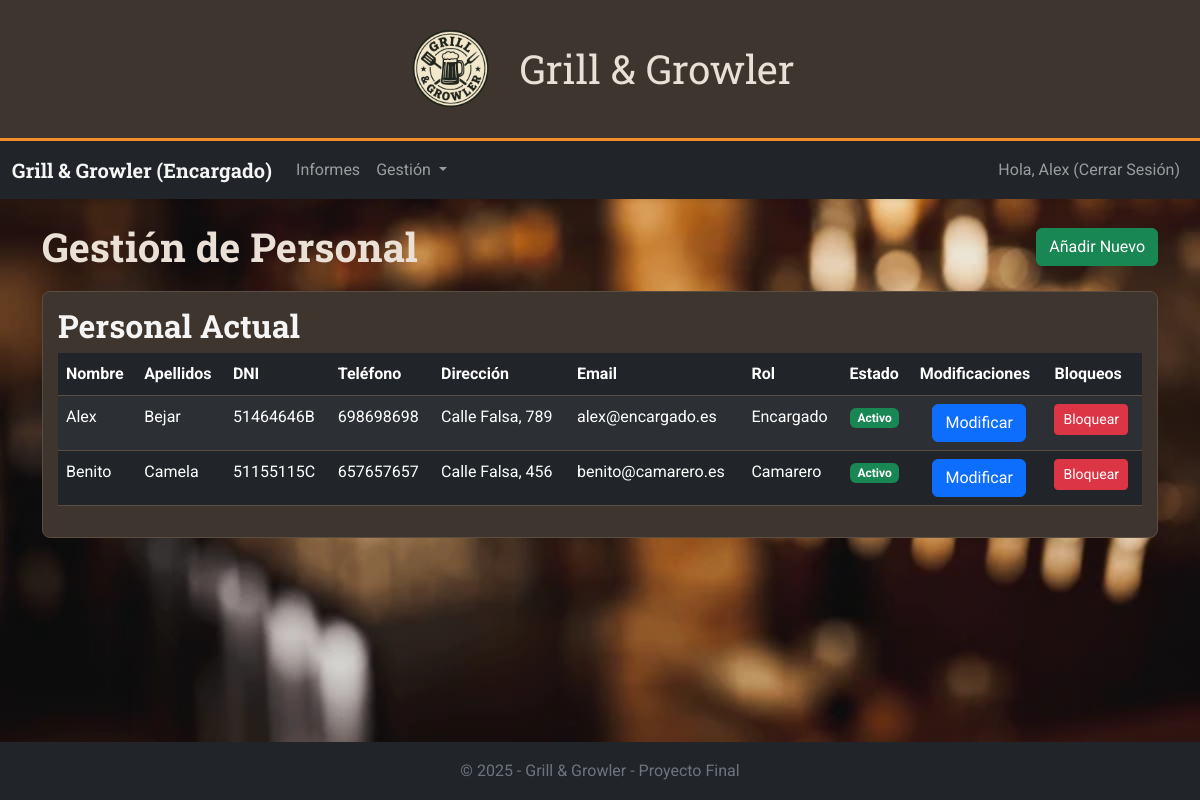
The app's page /Bootstrap/encargado/gestion_personal.php (signed in) with its own data.
### tables this page shows
CREATE TABLE `usuarios` (
  `dni` varchar(10) NOT NULL,
  `nombre` varchar(50) NOT NULL,
  `apellidos` varchar(50) NOT NULL,
  `telefono` varchar(50) NOT NULL,
  `direccion` varchar(50) NOT NULL,
  `email` varchar(50) NOT NULL,
  `passwd` varchar(50) NOT NULL,
  `rol` int(11) NOT NULL COMMENT '1-encargado\r\n2-empleado\r\n3-cliente',
  `estado` tinyint(1) NOT NULL
);

### Bootstrap/encargado/gestion_personal.php (the view, shortened to what this page needs)
<?php
include("../includes/conexion.php");
?>
<!DOCTYPE html>
<html lang="es">
<head>
    <link rel="stylesheet" href="../css/bootstrap.min.css">
    <link rel="stylesheet" href="../css/style.css">
</head>
<body class="d-flex flex-column min-vh-100">
    <?php
    include '../includes/header.php';
    include 'navbar_encargado.php';
    ?>
    <main class="container mt-4 flex-grow-1">
        <div class="d-flex justify-content-between align-items-center mb-3">
            <h1 class="titulo" style="margin-top: 0; margin-bottom: 0;">Gestión de Personal</h1>
            <button class="btn btn-success" data-bs-toggle="collapse" data-bs-target="#collapseAnadir">
                Añadir Nuevo
            </button>
        </div>
        <div class="caja">
            <h2>Personal Actual</h2>
            <div class="table-responsive">
                <table class="table table-dark table-striped table-hover">
                    <thead>
                        <tr>
                            <th>Nombre</th>
                            <th>Apellidos</th>
                            <th>DNI</th>
                            <th>Teléfono</th>
                            <th>Dirección</th>
                            <th>Email</th>
                            <th>Rol</th>
                            <th>Estado</th>
                            <th>Modificaciones</th>
                            <th>Bloqueos</th>
                        </tr>
                    </thead>
                    <tbody>
                        <?php
                        $consulta_productos = "SELECT * FROM usuarios WHERE rol=1 OR rol=2 ORDER BY rol";
                        $result = mysqli_query($conn, $consulta_productos);
                        if (mysqli_num_rows($result) > 0) {
                            while ($row = mysqli_fetch_array($result)) {
                                $nombre = $row['nombre'];
                                $apellidos = $row['apellidos'];
                                $dni = $row['dni'];
                                $telefono = $row['telefono'];
                                $direccion = $row['direccion'];
                                $email = $row['email'];
                                if ($row['rol'] == 1) {
                                    $rol = "Encargado";
                                } else {
                                    $rol = "Camarero";
                                }
                                if ($row['estado'] == 0) {
                                    $estado = 'Activo';
                                    $color = 'success';
                                    $bloquear = false;
                                } else {
                                    $estado = 'Bloqueado';
                                    $color = 'danger';
                                    $bloquear = true;
                                }
                                echo "<tr>";
                                echo "<td>" . ($nombre) . "</td>";
                                echo "<td>" . ($apellidos) . "</td>";
                                echo "<td>" . ($dni) . "</td>";
                                echo "<td>" . ($telefono) . "</td>";
                                echo "<td>" . ($direccion) . "</td>";
                                echo "<td>" . ($email) . "</td>";
                                echo "<td>" . ($rol) . "</td>";
                                echo "<td><span class='badge bg-" . $color . "'>" . ($estado) . "</td>";
                                echo "<td class='text-center'>
                                        <button type='button' class='btn btn-primary' data-bs-toggle='modal' data-bs-target='#modalModificar$dni'>
                                            Modificar
                                        </button>
                                    </td>";
                                echo "<td>
                                        <form action='gestion_personal.php' method='POST'>
                                            <input type='hidden' name='dni' value='$dni'>";
                                if (!$bloquear) {
                                    echo "<button type='submit' name='bloquear' class='btn btn-danger btn-sm'>Bloquear</button>";
                                } else {
                                    echo "<button type='submit' name='activar' class='btn btn-success btn-sm'>Activar</button>";
                                }
                                echo "</form>
                                        </td>";
                                echo "</tr>";
                            }
                        }
                        ?>
                    </tbody>
                </table>
            </div>
        </div>
    </main>
    <?php include '../includes/footer.php'; ?>
</body>
</html>

### records on screen
usuarios: nombre "Alex", apellidos "Bejar", dni "51464646B", telefono "698698698", direccion "Calle Falsa, 789", email "alex@encargado.es", rol "Encargado", estado "Activo", shows "Bloquear"
usuarios: nombre "Benito", apellidos "Camela", dni "51155115C", telefono "657657657", direccion "Calle Falsa, 456", email "benito@camarero.es", rol "Camarero", estado "Activo", shows "Bloquear"

### other values on screen
$_SESSION['nombre'] "Alex"
